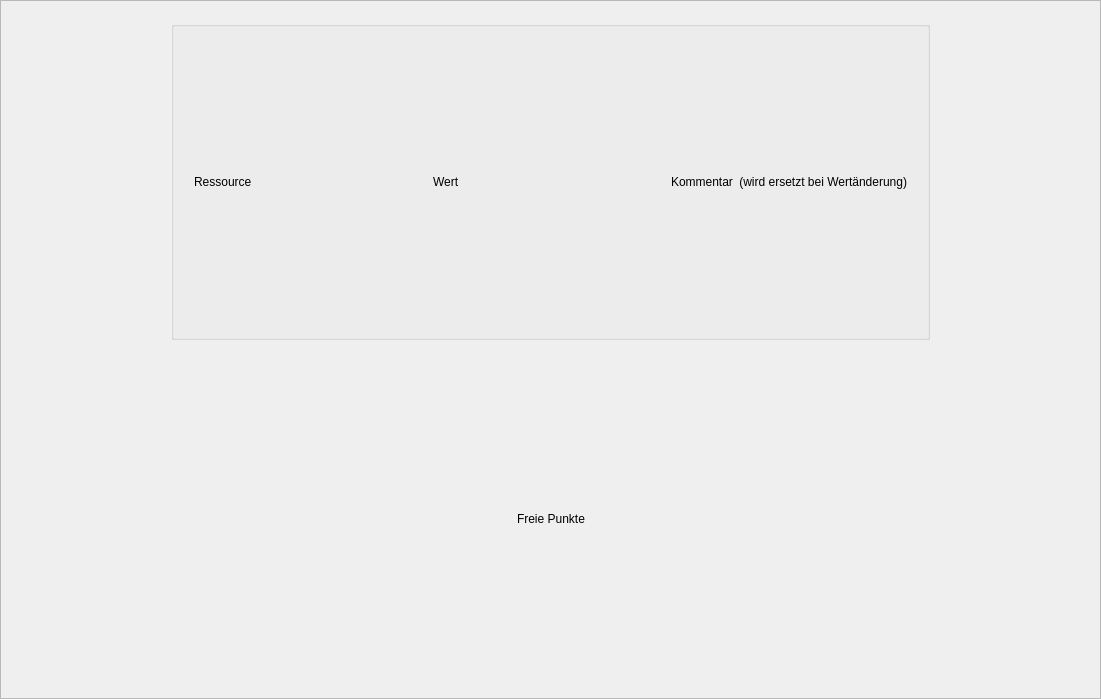
<?xml version="1.0" encoding="UTF-8"?>
<ui version="4.0">
 <class>Form</class>
 <widget class="QWidget" name="Form">
  <property name="geometry">
   <rect>
    <x>0</x>
    <y>0</y>
    <width>1101</width>
    <height>699</height>
   </rect>
  </property>
  <property name="windowTitle">
   <string>Form</string>
  </property>
  <layout class="QVBoxLayout" name="verticalLayout_2">
   <property name="leftMargin">
    <number>0</number>
   </property>
   <property name="topMargin">
    <number>0</number>
   </property>
   <property name="rightMargin">
    <number>0</number>
   </property>
   <property name="bottomMargin">
    <number>0</number>
   </property>
   <item>
    <widget class="QScrollArea" name="scrollArea">
     <property name="widgetResizable">
      <bool>true</bool>
     </property>
     <property name="class" stdset="0">
      <string>transparent</string>
     </property>
     <widget class="QWidget" name="scrollAreaWidgetContents">
      <property name="geometry">
       <rect>
        <x>0</x>
        <y>0</y>
        <width>1099</width>
        <height>697</height>
       </rect>
      </property>
      <layout class="QHBoxLayout" name="horizontalLayout">
       <property name="leftMargin">
        <number>20</number>
       </property>
       <property name="topMargin">
        <number>20</number>
       </property>
       <property name="rightMargin">
        <number>20</number>
       </property>
       <property name="bottomMargin">
        <number>20</number>
       </property>
       <item>
        <spacer name="horizontalSpacer">
         <property name="orientation">
          <enum>Qt::Orientation::Horizontal</enum>
         </property>
         <property name="sizeType">
          <enum>QSizePolicy::Policy::Preferred</enum>
         </property>
         <property name="sizeHint" stdset="0">
          <size>
           <width>150</width>
           <height>20</height>
          </size>
         </property>
        </spacer>
       </item>
       <item>
        <layout class="QVBoxLayout" name="verticalLayout">
         <property name="spacing">
          <number>20</number>
         </property>
         <item>
          <widget class="QGroupBox" name="groupBox">
           <property name="title">
            <string/>
           </property>
           <property name="alignment">
            <set>Qt::AlignmentFlag::AlignLeading|Qt::AlignmentFlag::AlignLeft|Qt::AlignmentFlag::AlignVCenter</set>
           </property>
           <property name="flat">
            <bool>false</bool>
           </property>
           <layout class="QGridLayout" name="ressourcenGrid">
            <property name="leftMargin">
             <number>20</number>
            </property>
            <property name="topMargin">
             <number>20</number>
            </property>
            <property name="rightMargin">
             <number>20</number>
            </property>
            <property name="bottomMargin">
             <number>20</number>
            </property>
            <item row="0" column="1">
             <widget class="QLabel" name="label_2">
              <property name="text">
               <string>Wert</string>
              </property>
              <property name="class" stdset="0">
               <string>h2</string>
              </property>
             </widget>
            </item>
            <item row="0" column="0">
             <widget class="QLabel" name="label">
              <property name="text">
               <string>Ressource</string>
              </property>
              <property name="class" stdset="0">
               <string>h2</string>
              </property>
             </widget>
            </item>
            <item row="0" column="2">
             <layout class="QHBoxLayout" name="horizontalLayout_3">
              <item>
               <widget class="QLabel" name="label_3">
                <property name="text">
                 <string>Kommentar</string>
                </property>
                <property name="class" stdset="0">
                 <string>h2</string>
                </property>
               </widget>
              </item>
              <item>
               <widget class="QLabel" name="label_4">
                <property name="text">
                 <string>(wird ersetzt bei Wertänderung)</string>
                </property>
                <property name="alignment">
                 <set>Qt::AlignmentFlag::AlignRight|Qt::AlignmentFlag::AlignTrailing|Qt::AlignmentFlag::AlignVCenter</set>
                </property>
               </widget>
              </item>
             </layout>
            </item>
           </layout>
          </widget>
         </item>
         <item>
          <layout class="QHBoxLayout" name="horizontalLayout_2">
           <item>
            <spacer name="horizontalSpacer_3">
             <property name="orientation">
              <enum>Qt::Orientation::Horizontal</enum>
             </property>
             <property name="sizeHint" stdset="0">
              <size>
               <width>40</width>
               <height>20</height>
              </size>
             </property>
            </spacer>
           </item>
           <item>
            <widget class="QLabel" name="labelInfo">
             <property name="text">
              <string>Freie Punkte</string>
             </property>
            </widget>
           </item>
           <item>
            <spacer name="horizontalSpacer_4">
             <property name="orientation">
              <enum>Qt::Orientation::Horizontal</enum>
             </property>
             <property name="sizeHint" stdset="0">
              <size>
               <width>40</width>
               <height>20</height>
              </size>
             </property>
            </spacer>
           </item>
          </layout>
         </item>
        </layout>
       </item>
       <item>
        <spacer name="horizontalSpacer_2">
         <property name="orientation">
          <enum>Qt::Orientation::Horizontal</enum>
         </property>
         <property name="sizeType">
          <enum>QSizePolicy::Policy::Preferred</enum>
         </property>
         <property name="sizeHint" stdset="0">
          <size>
           <width>150</width>
           <height>20</height>
          </size>
         </property>
        </spacer>
       </item>
      </layout>
     </widget>
    </widget>
   </item>
  </layout>
 </widget>
 <resources/>
 <connections/>
</ui>
